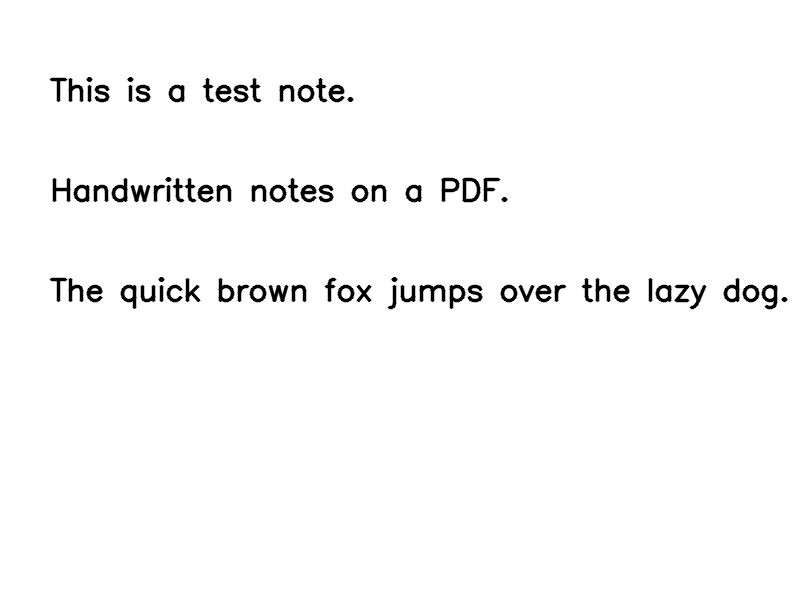
#> input picture data/dummy_note.png, 800 x 600 px
$ python -i preprocessing.py   (imports and definitions only)
#> lines starting #> are read from the running program, lines starting #| are printed output that depends on the picture; after the words box and inside, x2 and y2 are one past the last pixel; in counts of white or black regions, pixels touching at a corner belong together
#> further down, picture is the input picture: shape (600, 800, 3); min 0, max 255, mean 249.5
import cv2
import numpy as np
import sys

# [25 lines left out: functions _order_points, load_image, not called in this run]

def correct_perspective(image):
    """Finds the corners of a document and corrects the perspective."""
    try:
        gray = cv2.cvtColor(image, cv2.COLOR_BGR2GRAY)
        gray = cv2.GaussianBlur(gray, (5, 5), 0)
        edged = cv2.Canny(gray, 75, 200)
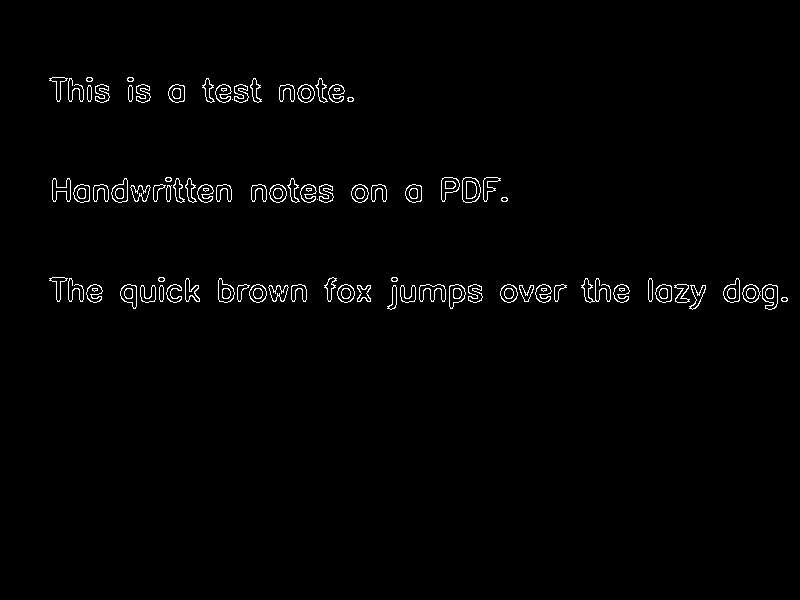
#> edged: shape (600, 800); 1.3% white in thin lines or dots, all inside (x1, y1, x2, y2) = (49, 77, 788, 310)

        contours, _ = cv2.findContours(edged.copy(), cv2.RETR_LIST, cv2.CHAIN_APPROX_SIMPLE)
#> contours = 210 contours, 26 with area under 20; largest, box (x1, y1, x2, y2) and area: (462, 177, 481, 203) 389, (462, 177, 481, 203) 380, (762, 284, 778, 310) 291, (762, 284, 778, 310) 277, (441, 177, 460, 202) 274
        contours = sorted(contours, key=cv2.contourArea, reverse=True)[:5]
#> contours = 5 contours; box (x1, y1, x2, y2) and area: (462, 177, 481, 203) 389, (462, 177, 481, 203) 380, (762, 284, 778, 310) 291, (762, 284, 778, 310) 277, (441, 177, 460, 202) 274

        screen_cnt = None
        for c in contours:
            peri = cv2.arcLength(c, True)
            approx = cv2.approxPolyDP(c, 0.02 * peri, True)
            if len(approx) == 4:
                screen_cnt = approx
                break
#> this loop made 5 passes
#> peri on passes 1 to 5: 76.63, 74.28, 85.46, 83.11, 76.38

        if screen_cnt is None:
            print("Warning: Could not detect document corners. Using original image.", file=sys.stderr)
            # If no 4-point contour is found, return the original image
            return image

        pts = _order_points(screen_cnt.reshape(4, 2))
        (tl, tr, br, bl) = pts

        width_a = np.sqrt(((br[0] - bl[0]) ** 2) + ((br[1] - bl[1]) ** 2))
        width_b = np.sqrt(((tr[0] - tl[0]) ** 2) + ((tr[1] - tl[1]) ** 2))
        max_width = max(int(width_a), int(width_b))

        height_a = np.sqrt(((tr[0] - br[0]) ** 2) + ((tr[1] - br[1]) ** 2))
        height_b = np.sqrt(((tl[0] - bl[0]) ** 2) + ((tl[1] - bl[1]) ** 2))
        max_height = max(int(height_a), int(height_b))

        dst = np.array([
            [0, 0],
            [max_width - 1, 0],
            [max_width - 1, max_height - 1],
            [0, max_height - 1]], dtype="float32")

        m = cv2.getPerspectiveTransform(pts, dst)
        warped = cv2.warpPerspective(image, m, (max_width, max_height))
        return warped
    except Exception as e:
        print(f"Error in perspective correction: {e}", file=sys.stderr)
        return image

# [36 lines left out: functions to_grayscale, apply_binary_threshold, apply_adaptive_threshold, reduce_noise, not called in this run]

>>> import cv2
>>> picture = cv2.imread('../data/dummy_note.png')
>>> result = correct_perspective(picture)
